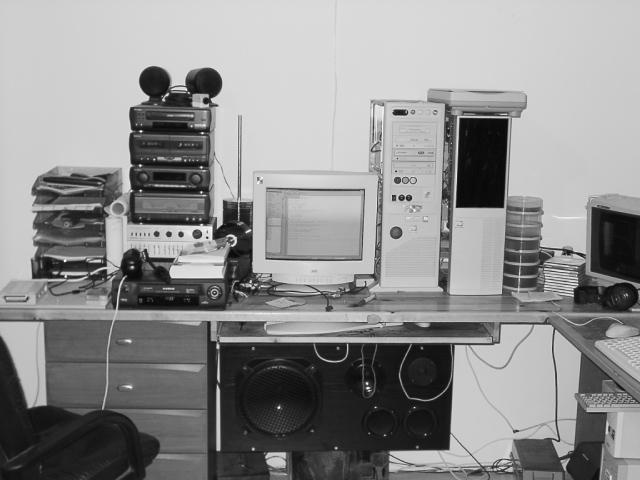
#> input picture bgs/00000099.jpg, 640 x 480 px, given in place of 00000003.jpg, which was not available
$ jupyter execute --allow-errors data_generator.ipynb   (shell and % lines are left out)
#> lines starting #> are read from the running program, lines starting #| are printed output that depends on the picture; pictures that were not available may be replaced by others from this repository, and a replacement may not be noted
[cell 1]
# from google.colab import drive
# drive.mount('/gdrive')

[cell 2]
# %cd "/gdrive/My Drive/Colab Notebooks/plate-detector"

[cell 3]
# Importation des bibliothéques utiles
import os
import sys
import random # Pour la génération aléatoire
import shutil # Pour la suppression des chemins
import itertools
import numpy as np # Pour les calculs matriciels
import matplotlib.pyplot as plt # Pour la visualisation en Jupyter
from PIL import Image, ImageDraw, ImageFont # Pour son support de la langue arabe
import cv2 # Indispensable pour le traitement d'images :)

[cell 4]
## Variables du scripts :

FONT_HEIGHT = 30  # Le nombre de pixels dans un caractère´: Contrôle la qualité
MAX_RUNS = 10000 # Nombre d'images à générer
PLATE_H_INTERVAL = (110,180) # Intervale de la largeur d'une plaque
PLATE_W_INTERVAL = (500,700) # Intervale de la longueur d'une plaque
OUTPUT_SHAPE = (240, 320) # Dimension de l'image de sortie
DEFAULT_POSITION = 0 # Une constante définissant l'absence de plaque dans l'image
NOISE_SCALE = 0.05 # Le rapport de bruit(par rapport à 1) : Pratiquement entre 0.01 et 0.1
ROOT_DIR = '/plate-detector/'
FONT_DIR = ROOT_DIR + 'fonts/'
BGS_DIR = ROOT_DIR + 'bgs/'
DATA_DIR = ROOT_DIR + 'data/'
IMGS_DIR = DATA_DIR + 'GENERATED_DATASET/imgs/'
ANNS_DIR = DATA_DIR + 'GENERATED_DATASET/anns/'
DIRS = [IMGS_DIR, ANNS_DIR]

# Les fontes des lettres et nombres utilisées pour les plaques marocaines
numbers_fonts = {'font_1' : ImageFont.truetype(FONT_DIR + 'numbers/' + '1.ttf', FONT_HEIGHT * 4),
                 'font_2' : ImageFont.truetype(FONT_DIR + 'numbers/' + '2.ttf', FONT_HEIGHT * 4)}
letters_fonts = {'font_1' : ImageFont.truetype(FONT_DIR + 'letters/' + '1.ttf', FONT_HEIGHT * 4),
                 'font_2' : ImageFont.truetype(FONT_DIR + 'letters/' + '2.ttf', FONT_HEIGHT * 4)}

letters = ['أ', 'ب', 'ج', 'د', 'ش', 'س']
numbers = ['1','2','3','4','5','6','7','8','9','0']
# L'utilisation des lettres latins est justifiée par l'incompatibilité du systéme d'exploitation
latin_letters = {'أ':'A', 'ب':'B', 'ج':'J', 'د':'D', 'ش':'X', 'س':'S', }

[cell 5]
## Une fonction pour les simples détections

def bounding_box(mask, default = DEFAULT_POSITION, output = OUTPUT_SHAPE):
    '''Une fonction qui retourne les coordonnées du rectangle limitant l'objet blanc (pixel = 1)
       dans une image noire (pixel = 0)'''

    top = default
    bottom = default
    for i in range(0,output[0],1):
        if top == default and any(mask[i] > 0) :
            top = i
        if bottom == default and any(mask[output[0] - 1 - i] > 0) :
            bottom = output[0] - 1 - i
        if top != default and bottom != default :
            break
    left = default
    right = default
    for i in range(0,output[1],1):
        if left == default and any(mask.T[i] > 0) :
            left = i
        if right == default and any(mask.T[output[1] - 1 - i] > 0) :
            right = output[1] - 1 - i
        if left != default and right != default :
            break
    return top, left, bottom, right

[cell 6]
## Creation des nombres et lettres a utiliser lors de la creation de la plaque

letters_dim = {}
letters_img = {}
for font in letters_fonts :
    for letter in letters:
        tab = np.zeros((300, 300)) # Un tableau de dimensions suffisament grande pour qu'on écrit la lettre
        img = Image.fromarray(tab) # Transformation en une image (Objet PIL.Image)
        draw = ImageDraw.Draw(img) # Un curseur permettant la modification (écriture) de l'image
        draw.text((60, 60), letter, font=letters_fonts[font]) # Ecriture la lettre au centre de l'image
        img = np.array(img) # Transformation en un tableau (Objet np.array)
        top, left, bottom, right = bounding_box(img, 0,(300, 300)) # Détection des contour de la lettre
        img = img[top:bottom,left:right] # Extraction de la lettre
        letters_dim[font + '_' + letter] = (bottom - top, right - left) # Stockage des dimensions de la lettre
        letters_img[font + '_' + letter] = img # Stockage de la lettre

numbers_dim = {}
numbers_img = {}
for font in numbers_fonts :
    for number in numbers:
        tab = np.zeros((300, 300)) # it's known
        img = Image.fromarray(tab)
        draw = ImageDraw.Draw(img)
        draw.text((60,60), number, font=numbers_fonts[font])
        img = np.array(img)
        top, left, bottom, right = bounding_box(img, 0, (300, 300))
        img = img[top-5:bottom+5,left-5:right+5]
        numbers_dim[font + '_' + number] = (bottom - top + 10, right - left + 10)
        numbers_img[font + '_' + number] = img

[cell 7]
# Visualisation des caractères créées

fig = plt.figure(figsize=(20, 10)) # Pour une multi-visualisation
columns = max(len(numbers), len(letters))
rows = len(numbers_fonts) + len(letters_fonts)

i = 1  # Un ompteur

for font in numbers_fonts:
    for number in numbers :
        img = numbers_img[font + '_' + number]
        fig.add_subplot(rows, columns, i)
        plt.imshow(img,cmap='gray')
        i += 1

for font in letters_fonts:
    for letter in letters :
        img = letters_img[font + '_' + letter]
        fig.add_subplot(rows, columns, i)
        plt.imshow(img,cmap='gray')
        i += 1
    i += columns - len(letters)

plt.show()
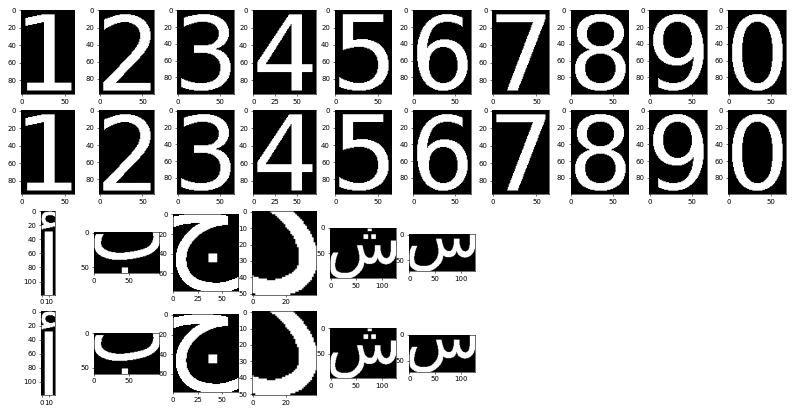
#> figure drawn by matplotlib, 32 panels

[cell 8]
##Fonctions du programme :
def random_plate():
    ''' Une fonction permettant la creation d'une plaqueavec un numéro de matricule aléatoire
        Remarque : Les caractères 'flottent' sur la surface de la plaque.'''

    # Fixation des valeurs aléatoires
    plate_w = random.randint(*PLATE_W_INTERVAL)
    plate_h = random.randint(*PLATE_H_INTERVAL)
    number = str(random.randint(1, 99999))
    letter = random.sample(letters, 1)[0]
    region = str(random.randint(1, 99))
    line_width = np.random.randint(4,9)
    line_length = np.random.randint(plate_h - 40, plate_h - 20)
    number_font = random.sample(list(numbers_fonts),1)[0]
    letter_font = random.sample(list(letters_fonts),1)[0]

    # code = '{:<5}-{:}-{:<2}'.format(number, letter, region)
    latin_code = '{:<5}-{:}-{:<2}'.format(number, latin_letters[letter], region)
    plate = np.zeros((plate_h,plate_w))

    # l'ajout des motifs consecutivement suit une loi decroissante
    # qui tend a positionner les nombres caractérisant la région extremmement à gauche.
    # Ma solution est de suivre un mouvement oscillatoir d'insertion

    # Ajout des nombres a gauche
    max_numbers_h = max([numbers_dim[number_font + '_' + n][0] for n in numbers])
    max_numbers_w = max([numbers_dim[number_font + '_' + n][1] for n in numbers])

    occupied = plate_w - len(number + region) * max_numbers_w - letters_dim[letter_font + '_' + letter][1] - 2 * line_width
    x_cursor = np.random.randint(0, occupied - 1)
    for n in number :
        y_cursor = np.random.randint(1, plate_h - numbers_dim[number_font + '_' + n][0])
        plate[y_cursor : y_cursor + numbers_dim[number_font + '_' + n][0], x_cursor : x_cursor + numbers_dim[number_font + '_' + n][1]] = numbers_img[number_font + '_' + n]
        x_cursor += numbers_dim[number_font +  '_' + n][1]

    # Ajout des nombres a droites (La region)
    occupied = x_cursor + line_width * 2 + letters_dim[letter_font + '_' + letter][1] + len(region) * max_numbers_w
    x2_cursor = np.random.randint(occupied - 1 , plate_w - 1)
    for n in region :
        x2_cursor -= numbers_dim[number_font +  '_' + n][1]
        y_cursor = np.random.randint(0, plate_h - numbers_dim[number_font + '_' + n][0])
        plate[y_cursor : y_cursor + numbers_dim[number_font + '_' + n][0], x2_cursor : x2_cursor + numbers_dim[number_font + '_' + n][1]] = numbers_img[number_font + '_' + n]

    # J'ai choisi une loi de Bernoulli pour caractériser l'exitence des lignes
    if random.random() > 0.3 :
        # Ajout de La ligne a droite
        occupied = x2_cursor - letters_dim[letter_font + '_' + letter][1] - 2 * line_width
        x_cursor = np.random.randint(x_cursor - 1, occupied + 1)
        y_cursor = np.random.randint(1, plate_h - line_length)
        plate[y_cursor : y_cursor + line_length, x_cursor : x_cursor + line_width] = np.ones((line_length, line_width))
        x_cursor += line_width

        # Ajout de la ligne a gauche
        occupied = x_cursor + letters_dim[letter_font + '_' + letter][1] + line_width
        x2_cursor = np.random.randint(occupied - 1, x2_cursor + 1)
        x2_cursor -= line_width
        y_cursor = np.random.randint(0, plate_h - line_length)
        plate[y_cursor : y_cursor + line_length, x2_cursor : x2_cursor + line_width] = np.ones((line_length, line_width))

    # Ajout de la lettre
    occupied = x2_cursor - letters_dim[letter_font + '_' + letter][1]
    x_cursor = np.random.randint(x_cursor - 1, occupied + 1)
    y_cursor = np.random.randint(0, plate_h - letters_dim[letter_font + '_' + letter][0])
    plate[y_cursor : y_cursor + letters_dim[letter_font + '_' + letter][0], x_cursor : x_cursor + letters_dim[letter_font + '_' + letter][1]] = letters_img[letter_font + '_' + letter]
    return plate, latin_code

def pick_colors():
    '''Choix de couleurs utilisées pour la plaque et pour son contenu (les chiffres)
       Remarque : Le choix se fait avec la condition de visibilité des chiffres dans la plaque'''
    first = True

    # La couleur des caractères doit les permettre d'être visibles
    while first or plate_color - text_color < 0.5:
        text_color = random.random()
        plate_color = random.random()
        if text_color > plate_color:
            text_color, plate_color = plate_color, text_color
        first = False
    return text_color, plate_color

# [41 lines left out: functions matrice_rotation, rounded_rect, not called in this run]

def generate_plate(font_height):
    '''Une fonction combinant les éléments de la plaque'''

    rayon = 1 + int(font_height * 0.5 * random.random())
    text_color, plate_color = pick_colors()
    text_mask, latin_code = random_plate()
    out_shape = text_mask.shape
    plate = (np.ones(out_shape) * plate_color * (1. - text_mask) + np.ones(out_shape) * text_color * text_mask)
    mask = rounded_rect(out_shape, rayon)
    return plate, mask, latin_code

def generate_bg(num_bg_images):
    ''' Une fonction qui retourne une image négative dimensionnée par les dimensions de la sortie '''

    found = False
    while not found:
        # Prendre une image négative aléatoire
        fname = BGS_DIR + '{:08d}.jpg'.format(random.randint(0, num_bg_images - 1))
        bg = cv2.imread(fname)
        bg = cv2.cvtColor(bg, cv2.COLOR_RGB2GRAY) / 255

        # Puisque les images sont de dimensions variables, on s'assure que l'image peut founir la résolution demandé
        if (bg.shape[1] >= OUTPUT_SHAPE[1] and bg.shape[0] >= OUTPUT_SHAPE[0]):
            found = True

    # Rogner les images négatives : ce processus permet de créer plus d'arrières plans
    x = random.randint(0, bg.shape[1] - OUTPUT_SHAPE[1])
    y = random.randint(0, bg.shape[0] - OUTPUT_SHAPE[0])
    bg = bg[y:y + OUTPUT_SHAPE[0], x:x + OUTPUT_SHAPE[1]]
    return bg

# [57 lines left out: function make_affine_transform, not called in this run]

def generate_img(num_bg_images):
    '''Une fonction de synthèse qui génère la base de données'''

    bg = generate_bg(num_bg_images)
    plate, mask, latin_code = generate_plate(FONT_HEIGHT)

    if Visual:
        fig.add_subplot(2, 3, 1)
        plt.imshow(plate,cmap='gray')
        fig.add_subplot(2, 3, 4)
        plt.imshow(bg,cmap='gray')

    # Calcul de la matrice de transformation affine (trans * rot * scale)
    # avec une variable booléenne caractérisant la sortie de la plaque des limites de l'image
    M, out_of_bounds = make_affine_transform(from_shape=plate.shape,
                                             to_shape=bg.shape,
                                             min_scale=0.3,
                                             max_scale=1.0,
                                             rotation_variation=0.8,
                                             scale_variation=1.0,
                                             translation_variation=1.0)

    # Condition pour se débarasser des images de plaques qui sortent des limites de la plaque
    # La condition est séparé pour faciliter son élimination pour générer d'autre type de base de données
    if out_of_bounds:
        return generate_img(num_bg_images)

    # Application de la transformation affine de la plaque dans une image de même dimensions que la sortie demandée
    plate = cv2.warpAffine(plate, M, (bg.shape[1], bg.shape[0]))
    if Visual:
        fig.add_subplot(2, 3, 2)
        plt.imshow(plate,cmap='gray')

    # Application de la même transformation sur le masque de la plaque
    mask = cv2.warpAffine(mask, M, (bg.shape[1], bg.shape[0]))
    if Visual:
        fig.add_subplot(2, 3, 3)
        plt.imshow(mask,cmap='gray')

    # Une simple détection du rectangle délimitant le masque ; C'est le même rectangle qui délimite la plaque
    box = bounding_box(mask)

    # Superposition de la plaque, du masque et de l'image nögative
    img = plate * mask + bg * (1.0 - mask)
    if Visual:
        fig.add_subplot(2, 3, 5)
        plt.imshow(img,cmap='gray')

    # Ajout du bruit
    img += np.random.normal(scale = NOISE_SCALE, size = img.shape)
    if Visual:
        fig.add_subplot(2, 3, 6)
        plt.imshow(img,cmap='gray')

    return img, not out_of_bounds, latin_code, box

def generate_imgs():
    '''Une fonction génératrice de données (yield au lieu de return)'''

    num_bg_images = len(os.listdir(BGS_DIR))
    while True:
        yield generate_img(num_bg_images)

# [21 lines left out: functions show_image, save_file, not called in this run]

[cell 9]
# Création des chemins des données
for DIR in DIRS:
    shutil.rmtree(DIR, ignore_errors=True)
    os.makedirs(DIR)

Visual = False # Eteindre la visualisation
# Création de l'itérateur qui génère un nombre fixe de données
im_gen = itertools.islice(generate_imgs(),MAX_RUNS)

#> (the rest of this cell did not finish here and is left out)

#> in generate_bg, `bg = bg[y:y + OUTPUT_SHAPE[0], x:x + OUTPUT_SHAPE[1]]`:
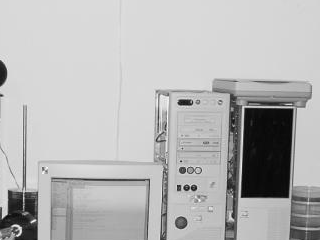
#> bg: shape (240, 320) float64; min 0.0118, max 1, mean 0.714
    save_file(img_idx, plate, p, latin, box)
    # Visualisation et mise à jour d'avancement de génération des données
    i = (img_idx / MAX_RUNS) * 100
    if int(i) == i:
        sys.stdout.write("\r%d%%" % i)
        sys.stdout.flush()

plt.show()
print('\rLa création de {} données est términé !!'.format(MAX_RUNS))

$ run again, on bgs/00000224.jpg
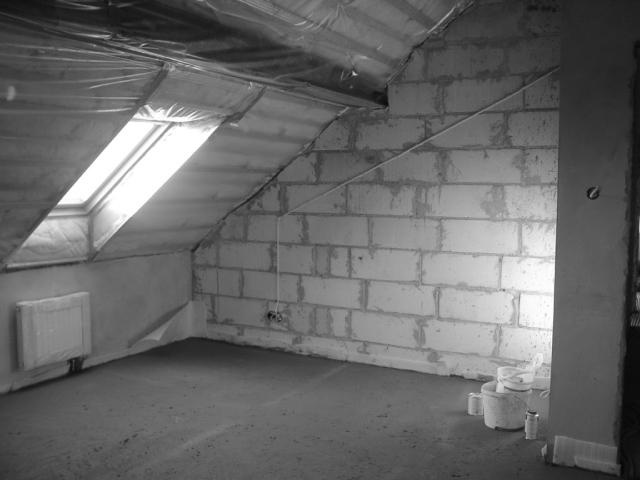
#> input picture bgs/00000224.jpg, 640 x 480 px, given in place of 00000006.jpg, which was not available
#> in generate_bg, `bg = bg[y:y + OUTPUT_SHAPE[0], x:x + OUTPUT_SHAPE[1]]`:
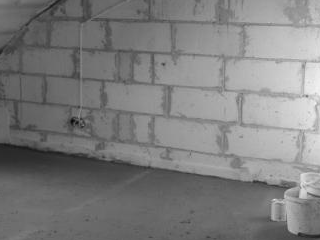
#> bg: shape (240, 320) float64; min 0.0275, max 0.953, mean 0.491
#> in generate_img, `img += np.random.normal(scale = NOISE_SCALE, size = img.shape)`:
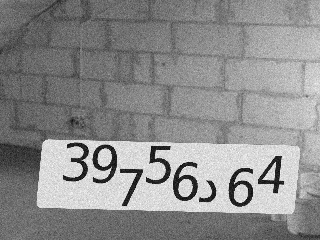
#> img: shape (240, 320) float64; min -0.129, max 1.15, mean 0.577; drawn with min black and max white

$ run again, on bgs/00000243.jpg
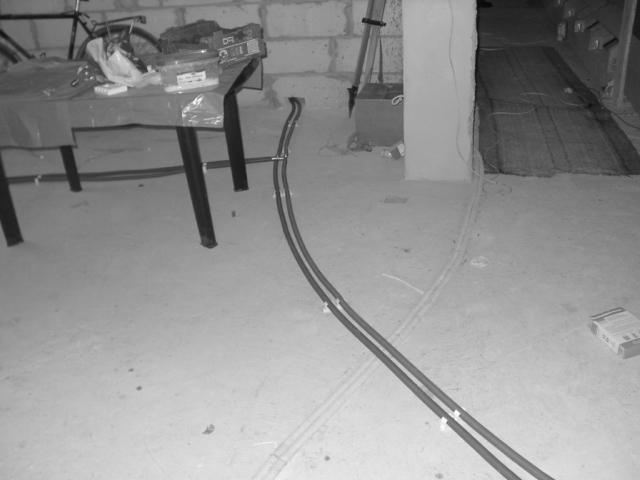
#> input picture bgs/00000243.jpg, 640 x 480 px, given in place of 00000006.jpg, which was not available
#> in generate_bg, `bg = bg[y:y + OUTPUT_SHAPE[0], x:x + OUTPUT_SHAPE[1]]`:
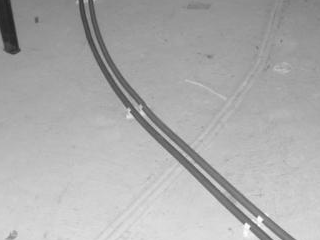
#> bg: shape (240, 320) float64; min 0.133, max 1, mean 0.677
#> in generate_img, `img += np.random.normal(scale = NOISE_SCALE, size = img.shape)`:
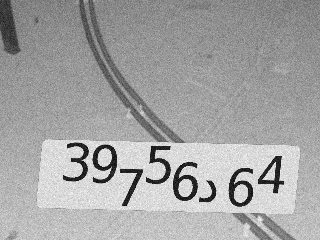
#> img: shape (240, 320) float64; min -0.129, max 1.15, mean 0.694; drawn with min black and max white

$ run again, on bgs/00000336.jpg
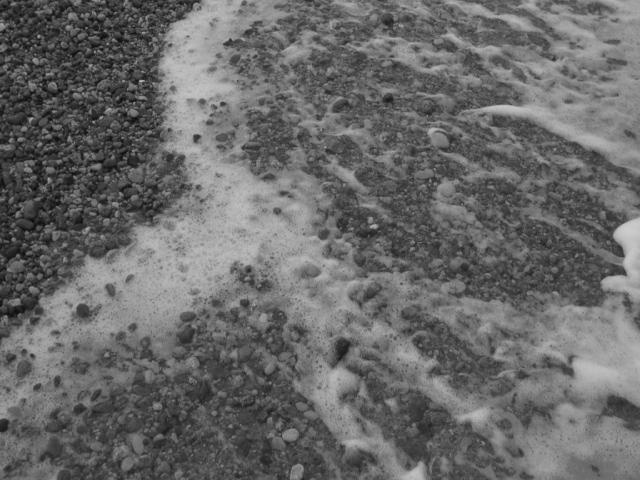
#> input picture bgs/00000336.jpg, 640 x 480 px, given in place of 00000006.jpg, which was not available
#> in generate_bg, `bg = bg[y:y + OUTPUT_SHAPE[0], x:x + OUTPUT_SHAPE[1]]`:
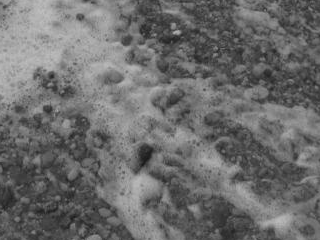
#> bg: shape (240, 320) float64; min 0.0941, max 0.753, mean 0.424
#> in generate_img, `img += np.random.normal(scale = NOISE_SCALE, size = img.shape)`:
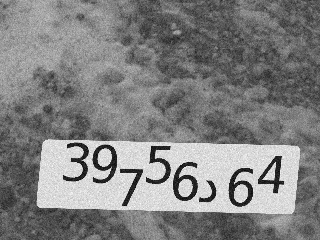
#> img: shape (240, 320) float64; min -0.129, max 1.15, mean 0.522; drawn with min black and max white
